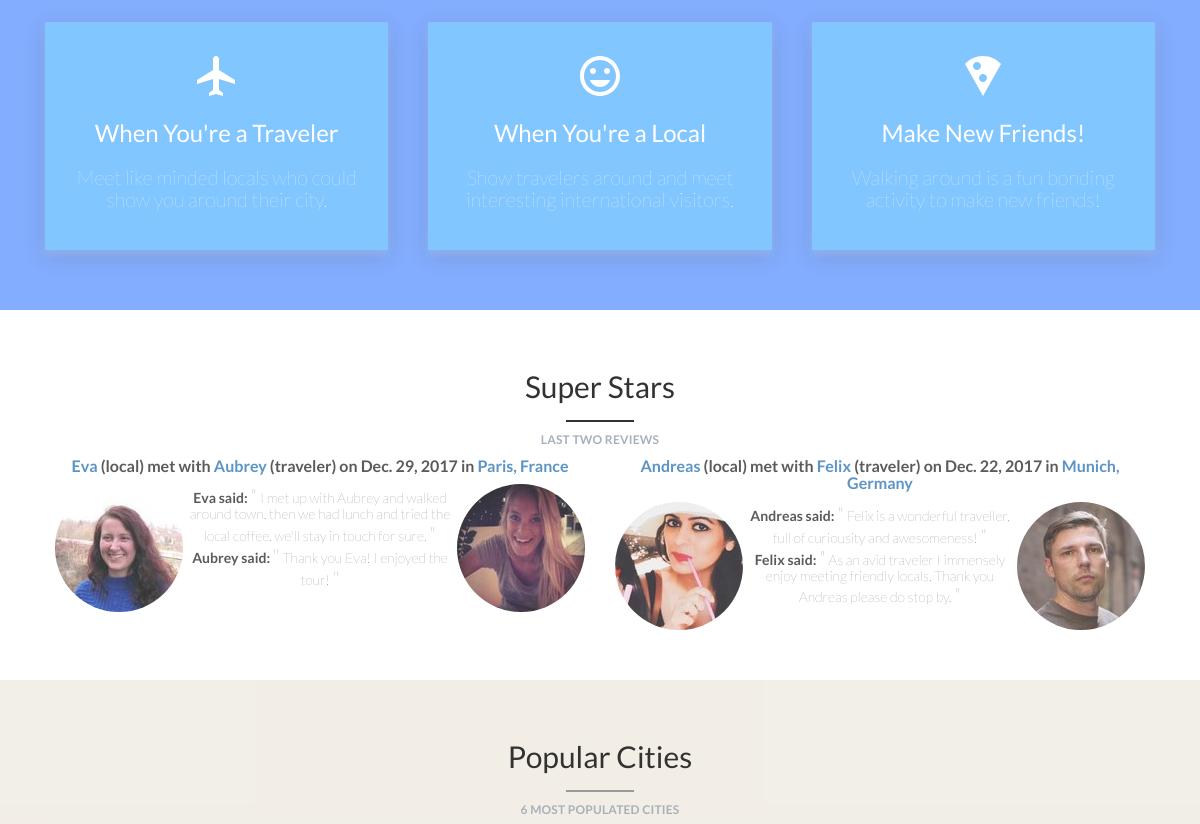
/ (middle part), run on an earlier commit of the app's database.
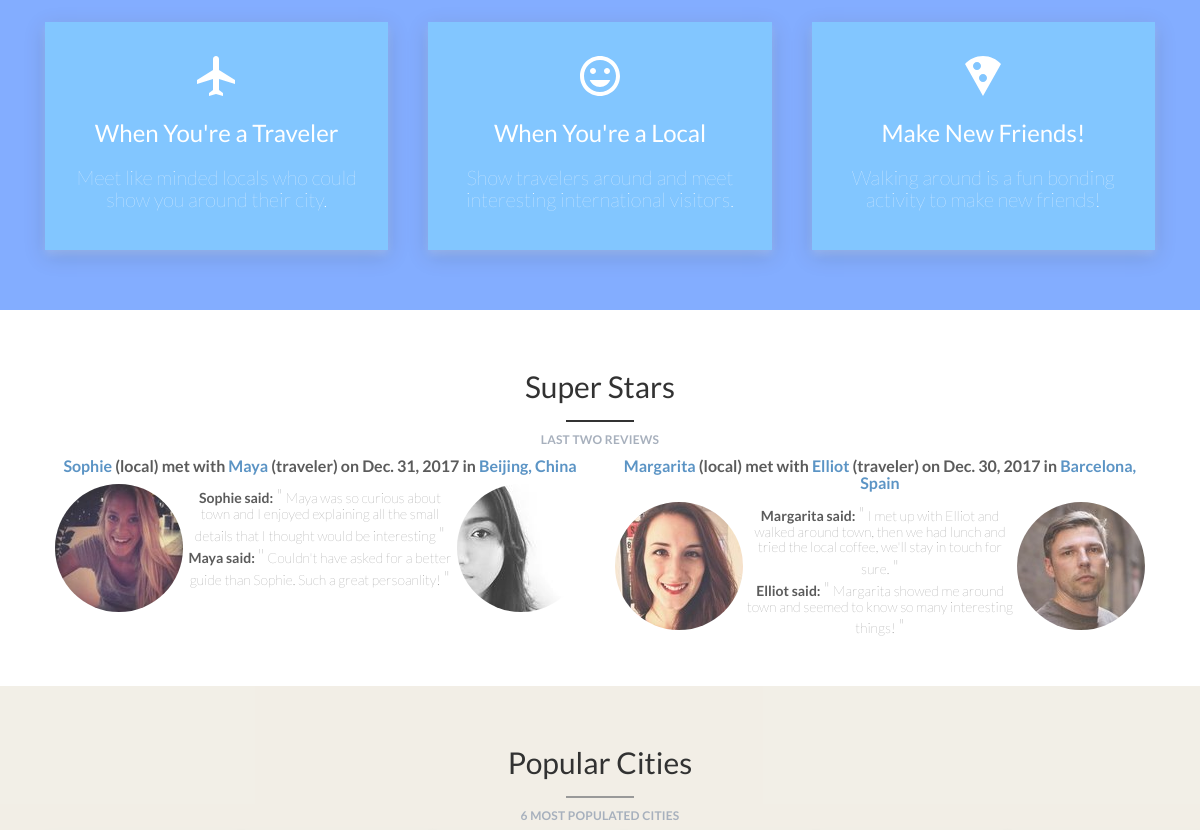
And on a later commit of the database.
### excurj/models.py (models this page shows, shortened)
class RequestReference(models.Model):
	request = models.OneToOneField(Request, on_delete=models.CASCADE, primary_key=True)
	traveler_desc = models.CharField(max_length=500, blank=True)#Traveler's reference description
	local_desc = models.CharField(max_length=500, blank=True)
	traveler_fun = models.BooleanField(default=True)#Did the traveler have fun ?
	local_fun = models.BooleanField(default=True)#Did the local have fun ?
	class Meta:
		get_latest_by = "request.id"

class Request(models.Model):
	traveler = models.ForeignKey(User, related_name='traveler_requests', blank=True)
	local = models.ForeignKey(User, related_name='local_requested', blank=True)
	message = models.CharField(max_length=500)
	date = models.DateField()
	local_approval = models.BooleanField(default=False)

class UserProfile(models.Model):
	user = models.OneToOneField(User, related_name='profile', primary_key=True)
	city_search_text = models.CharField(blank=True, max_length=300)
	city = models.ForeignKey(City, blank=True, null=True, related_name='city') #Each User Profile must be related to one city.
	prof_pic = models.ImageField(blank=True, upload_to='profile_pictures')
	dob = models.DateField(blank=True, null=True)
	sex = models.CharField(max_length=10, blank=True)
	education = models.CharField(blank=True, max_length=200)
	career = models.CharField(blank=True, max_length=200)
	about_you = models.CharField(max_length=500, blank=True)
	music_movies_books = models.CharField(max_length=1000, blank=True)
	friendship = models.CharField(max_length=500, blank=True)
	what_will_you_show_visitors = models.CharField(max_length=1000, blank=True)
	def age(self):
		import datetime
		return int((datetime.date.today() - self.dob).days / 365.25  )
	age = property(age)

class City(models.Model):
	city_id = models.CharField(primary_key=True, max_length=150)
	name = models.CharField(max_length=128, blank=True)
	country = models.CharField(max_length=128, blank=True)
	description = models.CharField(max_length=1000, blank=True)
	city_image = models.ImageField(blank=True, upload_to='city_pictures')
	slug = models.SlugField()#MUST MAKE UNIQUE =TRUE AGAIN
	lat = models.FloatField(blank=True, null=True)
	lng = models.FloatField(blank=True, null=True)
	class Meta:
		verbose_name_plural = 'Cities'
	def __str__(self):
		return self.name
	@property
	def photo_url(self):
	    if self.city_image and hasattr(self.city_image, 'url'):
	        return self.city_image.url
	def display_name(self):
		return self.name.split(",")[0]
	display_name = property(display_name)

### excurj/views.py (the view)
# urls.py: url(r'^$', views.index, name='index'),
def index(request):
	context_dict={}
	city_list = City.objects.annotate(user_count=Count('city__user')).order_by('-user_count')[:6]
	refs= RequestReference.objects.select_related('request') \
	.filter(traveler_fun=True,local_fun=True) \
	.order_by('-request__date')[:2]
	context_dict['refs'] = refs
	context_dict['cities'] = city_list
	lat_lng_dict=[]
	all_cities = City.objects.select_related().annotate(count=Count('city__user'))
	for city in all_cities:
		lat_lng_entry = {
		'city_name' : city.name,
		'lat' : city.lat,
		'lng' : city.lng,
		'slug' : city.slug,
		'count' : city.count
		}
		if city.count == 1:
			lat_lng_entry['king_pic'] = str(city.city.all()[0].prof_pic.url)
		lat_lng_dict.append(lat_lng_entry)
	context_dict['all_cities'] =  mark_safe(lat_lng_dict)
	return render(request, 'excurj/index.html', context_dict)

### templates/excurj/index.html (shortened to what this page needs)
{% extends 'excurj/base.html' %}
{% load staticfiles %}
{% block body_block %}
<div class="how-it-works-container container-fluid" id="how-it-works">
  <div class="row">
    <div class="col-lg-4 col-xs-12">
        <div class="how-it-works-box">
          <img src=" {% static "images/meetlocals3.svg" %} ">
          <h3>When You're a Traveler</h3>
          <p>Meet like minded locals who could show you around their city.</p>
        </div>
    </div>
    <div class="col-lg-4 col-xs-12">
      <div class="  how-it-works-box">
        <img src=" {% static "images/showpeople.svg" %} ">
        <h3>When You're a Local</h3>
        <p>Show travelers around and meet interesting international visitors.</p>
      </div>
    </div>
    <div class="col-lg-4 col-xs-12">
      <div class=" how-it-works-box">
        <img src=" {% static "images/makefriends.svg" %} ">
        <h3>Make New Friends!</h3>
        <p>Walking around is a fun bonding activity to make new friends!</p>
      </div>
    </div>
  </div>
</div>
<div class="container-fluid superstars-container" id="superstars">
  <h2>Super Stars</h2>
  <p style="color: #929dad;
    font-size: 12px;
    font-weight: 700;
    letter-spacing: .2px;
    text-transform: uppercase;
    ">Last Two Reviews</p>
  <div class="container-fluid">
{% if refs %}
{% for ref in refs %}
    <div class="col-lg-6 col-xs-12">
        <div class="superstars-box">
            <div class="superstars-box-header">
              <a href=" {% url 'excurj:show_profile' ref.request.local.username %} ">{{ ref.request.local.first_name.title }}</a>  (local) met with  <a href=" {% url 'excurj:show_profile' ref.request.traveler.username  %} ">{{ref.request.traveler.first_name.title}}</a> (traveler) on {{ref.request.date}} in  <a href=" {% url 'excurj:show_city'  ref.request.local.profile.city.slug %} "> {{ref.request.local.profile.city}} </a>
            </div>
              <div class="clearfix paired">
                <img src=" {{ ref.request.local.profile.prof_pic.url }} " id="first" class="img-circle img-responsive">
                <img src=" {{ ref.request.traveler.profile.prof_pic.url }} " id="second" class="img-circle img-responsive">
                <strong>{{ ref.request.local.first_name.title}} said:</strong>
                <span style="font-size: 20px">"</span>
                {{ ref.local_desc }} <span style="font-size: 20px">"</span><br> <strong>{{ref.request.traveler.first_name.title}} said:</strong> <span style="font-size: 20px">"</span> {{ ref.traveler_desc }} <span style="font-size: 20px">"</span>
              </div>
        </div>
    </div>
{% endfor %}
{% endif %}
  </div>
</div>
  <div class="container popular-cities-container" id="popularcities">
      <h2>Popular Cities</h2>
      <p style="color: #929dad;
    font-size: 12px;
    font-weight: 700;
    letter-spacing: .2px;
    text-transform: uppercase;
    ">
      6 Most populated cities
      </p>
  </div>
{% endblock %}

What changed in the data, as far as the page shows it:
no longer on this page (row edited): RequestReference: request.local.first_name "Eva", request.traveler.first_name "Aubrey", request "Dec. 29, 2017", request.local.profile.city "Paris, France", request.local.profile.prof_pic (picture), request.traveler.profile.prof_pic (picture), local_desc "I met up with Aubrey and walked around town, then we had lunch and tried the local coffee, we'll stay in touch for sure.", traveler_desc "Thank you Eva! I enjoyed the tour!"
no longer on this page (row edited): RequestReference: request.local.first_name "Andreas", request.traveler.first_name "Felix", request "Dec. 22, 2017", request.local.profile.city "Munich, Germany", request.local.profile.prof_pic (picture), request.traveler.profile.prof_pic (picture), local_desc "Felix is a wonderful traveller, full of curiousity and awesomeness!", traveler_desc "As an avid traveler I immensely enjoy meeting friendly locals. Thank you Andreas please do stop by."
now on this page (row edited): RequestReference: request.local.first_name "Sophie", request.traveler.first_name "Maya", request "Dec. 31, 2017", request.local.profile.city "Beijing, China", request.local.profile.prof_pic (picture), request.traveler.profile.prof_pic (picture), local_desc "Maya was so curious about town and I enjoyed explaining all the small details that I thought would be interesting", traveler_desc "Couldn't have asked for a better guide than Sophie. Such a great persoanlity!"
now on this page (row edited): RequestReference: request.local.first_name "Margarita", request.traveler.first_name "Elliot", request "Dec. 30, 2017", request.local.profile.city "Barcelona, Spain", request.local.profile.prof_pic (picture), request.traveler.profile.prof_pic (picture), local_desc "I met up with Elliot and walked around town, then we had lunch and tried the local coffee, we'll stay in touch for sure.", traveler_desc "Margarita showed me around town and seemed to know so many interesting things!"
